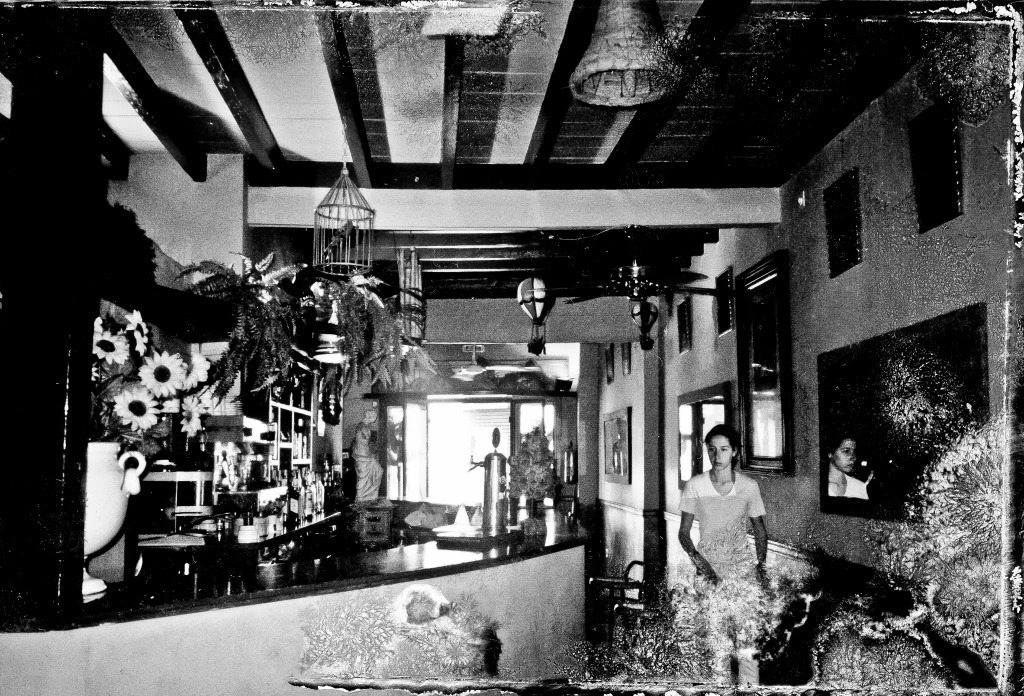
#> input picture media/aquira-archive-interior.webp, 2048 x 1392 px (shown at 1/2 size)
$ python optimize-hero-images.py
#> lines starting #> are read from the running program, lines starting #| are printed output that depends on the picture
#!/usr/bin/env python3
"""Create a responsive desktop hero derivative without altering source originals."""

from pathlib import Path
from PIL import Image

ROOT = Path(__file__).resolve().parents[1]
SOURCE = ROOT / "media" / "aquira-archive-interior.webp"
OUTPUT = ROOT / "media" / "aquira-archive-interior-1440.webp"
TARGET_WIDTH = 1440
QUALITY = 84


def main() -> None:
    with Image.open(SOURCE) as source:
#> source is the input picture: PIL image 2048x1392 RGB; mean R, G, B 84.4, 84.4, 84.4
        width, height = source.size
#> width = 2048; height = 1392
        if width <= TARGET_WIDTH:
            raise ValueError(f"Source width must exceed {TARGET_WIDTH}px; received {width}px.")
        target_height = round(height * TARGET_WIDTH / width)
#> target_height = 979
        resized = source.resize((TARGET_WIDTH, target_height), Image.Resampling.LANCZOS)
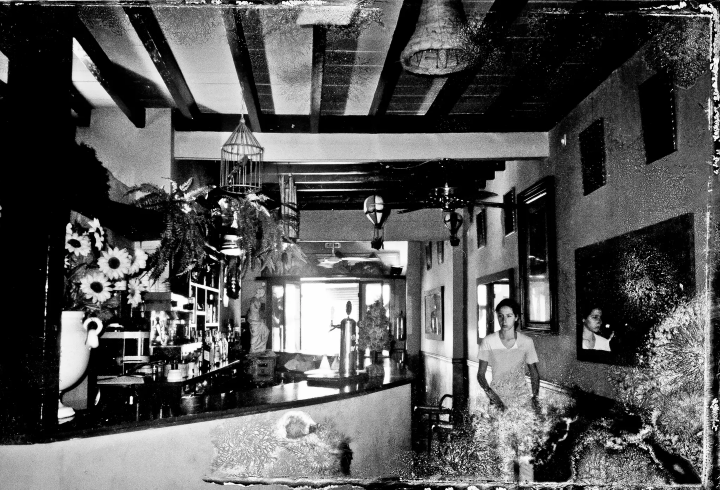
#> resized: PIL image 1440x979 RGB (shown at 1/2 size); mean R, G, B 84.4, 84.4, 84.4
        resized.save(OUTPUT, "WEBP", quality=QUALITY, method=6)
    print(f"Created {OUTPUT.relative_to(ROOT)} ({TARGET_WIDTH}×{target_height}, quality={QUALITY}).")
#| Created media/aquira-archive-interior-1440.webp (1440×979, quality=84).


if __name__ == "__main__":
    main()
